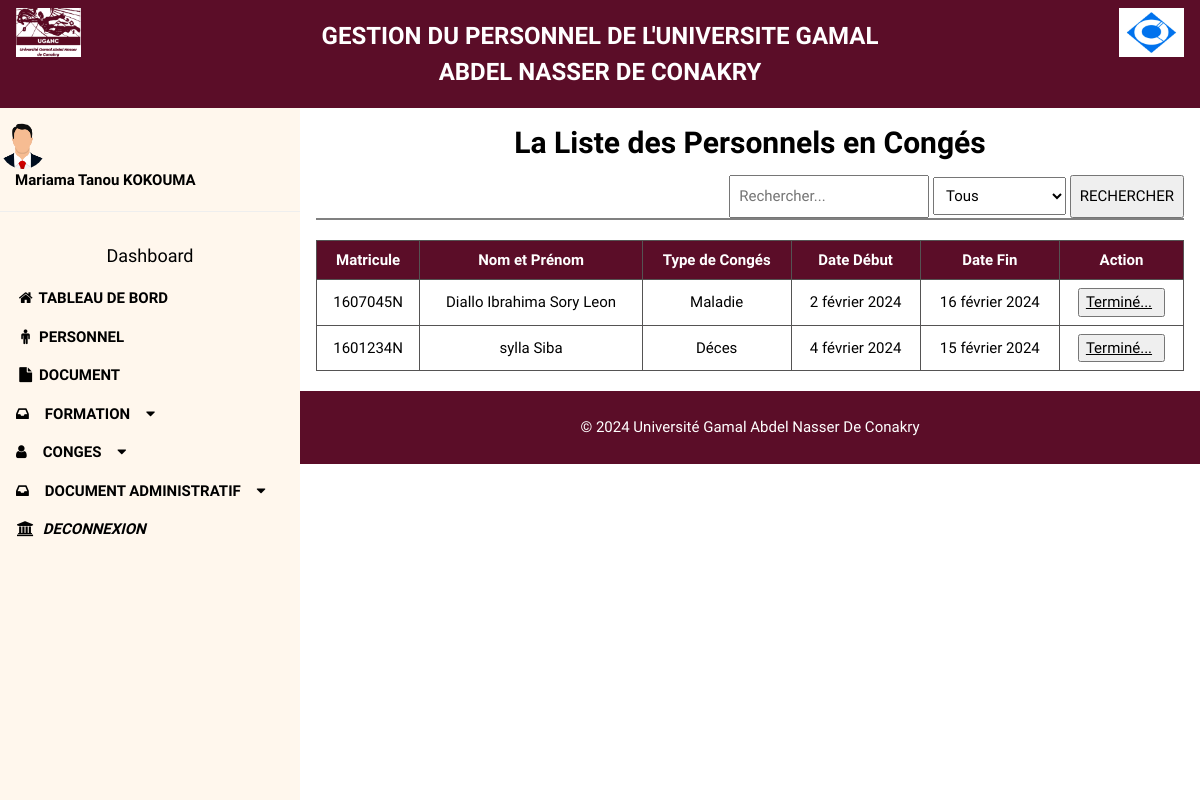
Before: /conge with the older database file.
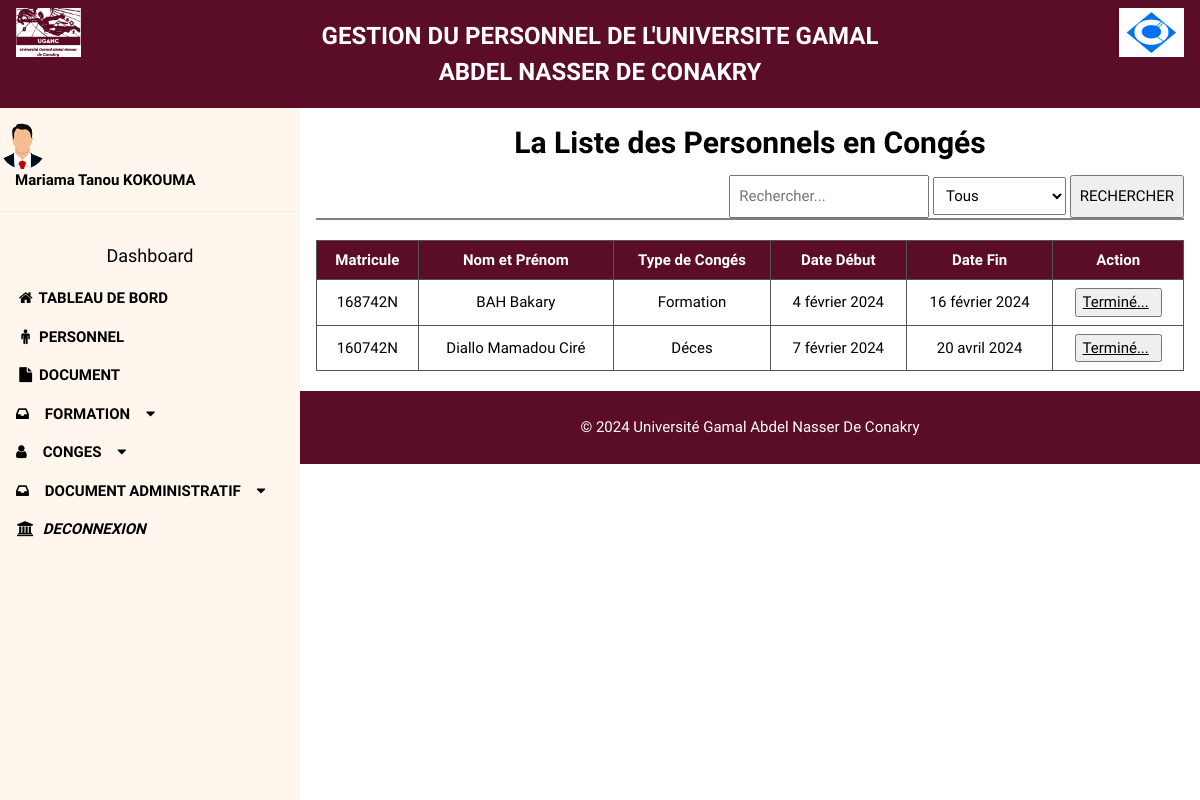
After: the same page with the newer database file.
### Application/models.py (models this page shows, shortened)
class Conge(models.Model):
    personnel = models.ForeignKey(Personnel, on_delete=models.CASCADE)
    typeconges = models.CharField(max_length=50)
    dateDeb = models.DateField()
    dateFin = models.DateField()
    class Meta:
        db_table = 'T_Conge'
        unique_together = ('personnel', 'dateDeb', 'dateFin')

class Personnel(models.Model):
    CHOIX_SEXE = [
        ('M', 'Masculin'),
        ('F', 'Féminin'),
    ]
    CHOIX_HIERARCHIE = [
        ('A1', 'A1'),
        ('A2', 'A2'),
        ('A3', 'A3'),
        ('B1', 'B1'),
        ('B2', 'B2'),
        ('C', 'C'),
        ('CP', 'CP')
    ]
    matricule = models.CharField(max_length=50)
    nom = models.CharField(max_length=50)
    prenom = models.CharField(max_length=50)
    hierarchie = models.CharField(max_length=50, choices=CHOIX_HIERARCHIE, default='CP')
    sexe = models.CharField(max_length=50, choices=CHOIX_SEXE)
    fonction = models.CharField(max_length=80)
    specialite = models.CharField(max_length=81)
    no_acte_affectation = models.CharField(max_length=50)
    grade = models.CharField(max_length=50)
    diplome = models.CharField(max_length=50)
    dateNaissance = models.DateField()
    date_enregistrement = models.DateField()
    statut = models.ForeignKey(Statut, on_delete = models.CASCADE)
    categorie = models.ForeignKey(Categorie, on_delete = models.CASCADE)
    date_affectation = models.DateField()
    telephone = models.CharField(max_length=50)
    class Meta:
        db_table = 'T_Personnel'
        unique_together = ('matricule',)

### Application/views.py (the view)
# urls.py: path('conge', conge, name='conge'),
def conge(request):
    if request.method == "POST":
        search_text = request.POST.get('search_text')
        recherche = request.POST.get('values')
        if recherche == "matricule":
            personnel = Personnel.objects.get(matricule = search_text)
            conge = Conge.objects.filter(personnel = personnel)
        elif recherche == "typeconges":
            conge = Conge.objects.filter(typeconges = search_text)
        else :
            conge = Conge.objects.all()
    else:
        conge = Conge.objects.all()
    context = {
        'conges':conge,
    }
    return render(request, 'src/conges/conge.html', context)

### Application/templates/src/conges/conge.html (shortened to what this page needs)
{% extends 'template.html' %}
{% load static %}
{% block content %}
    <div class="w3-container">
        <h2 style="font-weight: bold; text-align:center; margin-top:20px">La Liste des Personnels en Congés </h2>
        <div class="ContainerRechercher" style="display:flex; flex-direction:column">
            <div>
                <form action="" class="formContainer w3-right" method="POST">
                    <input type="text" name="search_text" placeholder="Rechercher..." class="inputPersonne">
                    <select name="values" id="" class="selectFilter">
                        <option value="tous">Tous</option>
                    </select>
                    <button class="buttonSearchPersonnel">RECHERCHER</button>
                </form>
            </div>
        </div>
        <div style="border-bottom: 2px solid grey;"></div>
            <div style="margin-bottom: 20px;" class="tableContainer">
                <table class="tablePersonnel" id="myTable">
                    <thead>
                        <tr>
                            <th>Matricule</th>
                            <th>Nom et Prénom</th>
                            <th>Type de Congés</th>
                            <th>Date Début</th>
                            <th>Date Fin</th>
                            <th>Action </th>
                        </tr>
                    </thead>
                    <tbody>
                    {% for conge in conges %}
                        <tr>
                            <td> {{conge.personnel.matricule}} </td>
                            <td> {{conge.personnel.nom}} {{conge.personnel.prenom}} </td>
                            <td>{{conge.typeconges}}</td>
                            <td>{{conge.dateDeb}}</td>
                            <td> {{conge.dateFin}} </td>
                            <td style="text-align:center;">
                            <button>
                                <a href="{% url 'conge_terminer' conge.id %}" style="padding-right:5px;" >Terminé...</a>
                            </button>
                            </td>
                        </tr>
                    {% endfor %}
                    </tbody>
                </table>
            </div>
    </div>
{% endblock content %}

### Application/templates/template.html (shortened to what this page needs)
{% load static %}
<!DOCTYPE html>
<html>
<head>
<link rel="stylesheet" href="{% static 'assets/css/w3.css' %}">
<link rel="stylesheet" href="{% static 'assets/css/style.css' %}">
<link rel="stylesheet" href="{% static 'assets/css/font-awesome.min.css' %}">
<link href="{% static 'assets/css/boxicons.min.css' %}" rel='stylesheet'>
<link href="https://cdnjs.cloudflare.com/ajax/libs/font-awesome/4.7.0/css/font-awesome.min.css" rel='stylesheet'>
</head>
<body>
<div class="w3-bar w3-top w3-large" style="z-index:4; background-color : #5b0d28">
  <div style="display: flex;justify-content: space-around;">
    <div class="w3-bar-item"><img  width=25% heigth=30% src="{% static 'assets/images/logo.png' %}" alt="LOGO"> </div>
    <div class="w3-bar-item"><h3 style="text-align:center; color:white; font-weight:bold;">GESTION DU PERSONNEL DE L'UNIVERSITE GAMAL ABDEL NASSER DE CONAKRY </h3>   </div>
    <div class="w3-bar-item"><img  width=25% heigth=30% src="{% static 'assets/images/logoCI.jpeg' %}" alt="LOGO" class="w3-right"> </div>
  </div>
</div>
<nav class="w3-sidebar w3-collapse w3-animate-left" style="z-index:3;width:300px; font-weight:bold; background-color:#fff7ed" id="mySidebar"><br>
  <div class="">
    <div class="">
      <a href="#" >
        <img tilte="Cliquer ici pour voir votre profil" src=" {% static 'assets/images/profil.png' %}" class="w3-circle w3-margin-right" style="width:46px">
      </a>
    </div>
    <div  >
      <span style="padding-left:5%"><strong>Mariama Tanou KOKOUMA</strong></span><br>
    </div>
  </div>
  <hr>
  <div class="w3-container">
    <h5 style="text-align : center;"> Dashboard</h5>
  </div>
  <div class="w3-bar-block menu">
    <a href=" {% url 'dashboard' %} " class="w3-bar-item w3-button w3-padding "><i class="fa fa-home fa-fw"></i> TABLEAU DE BORD</a>
    <a href="{% url 'personnel' %}" class="w3-bar-item w3-button w3-padding"><i class="fa fa-male fa-fw"></i> PERSONNEL</a>
    <a href="{% url 'document' %}" class="w3-bar-item w3-button w3-padding"><i class="fa fa-file fa-fw"></i> DOCUMENT</a>
    <a id="myBtn" onclick="myFunc('Demo1')" class="w3-bar-item w3-button"><i class="fa fa-inbox w3-margin-right"></i>FORMATION<i class="fa fa-caret-down w3-margin-left"></i></a>
    <a id="myBtn" onclick="myFunc('Demo3')" class="w3-bar-item w3-button"><i class="fa fa-user w3-margin-right"></i>CONGES<i class="fa fa-caret-down w3-margin-left"></i></a>
    <a id="myBtn" onclick="myFunc('Demo2')" class="w3-bar-item w3-button"><i class="fa fa-inbox w3-margin-right"></i>DOCUMENT ADMINISTRATIF<i class="fa fa-caret-down w3-margin-left"></i></a>
    <i onclick="OpenModal()" style="width:auto;" class="w3-bar-item w3-button w3-padding"><i class="fa fa-bank fa-fw"></i>  DECONNEXION</i>
  </div>
</nav>
<div class="w3-main" style="margin-left:300px;margin-top:100px;">
{% block content %}{% endblock content %}
<footer>
  <p>&copy; 2024 Université Gamal Abdel Nasser De Conakry</p>
</footer>
</div>
</body>
</html>

### Application/static/assets/css/w3.css (style rules this page uses)
*,*:before,*:after { box-sizing:inherit }
html { -ms-text-size-adjust:100%;-webkit-text-size-adjust:100% }
body { margin:0 }
article,aside,details,figcaption,figure,footer,header,main,menu,nav,section { display:block }
a { background-color:transparent }
b,strong { font-weight:bolder }
img { border-style:none }
hr { box-sizing:content-box;height:0;overflow:visible }
button,input,select,textarea,optgroup { font:inherit;margin:0 }
button,input { overflow:visible }
button,select { text-transform:none }
button,[type=button],[type=reset],[type=submit] { -webkit-appearance:button }
html,body { font-family:Verdana,sans-serif;font-size:15px;line-height:1.5 }
html { overflow-x:hidden }
h2 { font-size:30px }
h3 { font-size:24px }
h5 { font-size:18px }
h1,h2,h3,h4,h5,h6 { font-family:"Segoe UI",Arial,sans-serif;font-weight:400;margin:10px 0 }
hr { border:0;border-top:1px solid #eee;margin:20px 0 }
img { vertical-align:middle }
a { color:inherit }
.w3-btn,.w3-button { border:none;display:inline-block;padding:8px 16px;vertical-align:middle;overflow:hidden;text-decoration:none;color:inherit;background-color:inherit;text-align:center;cursor:pointer;white-space:nowrap }
.w3-btn,.w3-button { -webkit-touch-callout:none;-webkit-user-select:none;-khtml-user-select:none;-moz-user-select:none;-ms-user-select:none;user-select:none }
.w3-sidebar { height:100%;width:200px;background-color:#fff;position:fixed!important;z-index:1;overflow:auto }
.w3-main,#main { transition:margin-left .4s }
.w3-bar { width:100%;overflow:hidden }
.w3-bar .w3-bar-item { padding:8px 16px;float:left;width:auto;border:none;display:block;outline:0 }
.w3-bar-block .w3-bar-item { width:100%;display:block;padding:8px 16px;text-align:left;border:none;white-space:normal;float:none;outline:0 }
.w3-container:after,.w3-container:before,.w3-panel:after,.w3-panel:before,.w3-row:after,.w3-row:before,.w3-row-padding:after,.w3-row-padding:before, .w3-cell-row:before,.w3-cell-row:after,.w3-clear:after,.w3-clear:before,.w3-bar:before,.w3-bar:after { content:"";display:table;clear:both }
@media (min-width:993px) { .w3-sidebar.w3-collapse { display:block!important } }
.w3-top,.w3-bottom { position:fixed;width:100%;z-index:1 }
.w3-top { top:0 }
.w3-circle { border-radius:50% }
.w3-container,.w3-panel { padding:0.01em 16px }
.w3-animate-left { position:relative;animation:animateleft 0.4s }
.w3-large { font-size:18px!important }
.w3-margin-left { margin-left:16px!important }
.w3-margin-right { margin-right:16px!important }
.w3-padding { padding:8px 16px!important }
.w3-right { float:right!important }

### Application/static/assets/css/style.css (style rules this page uses)
.tablePersonnel { border-collapse: collapse; width: auto; margin-bottom: 20px; }
.tablePersonnel th, .tablePersonnel td { border: 1px solid #555353; text-align: center; padding: 8px; }
.tablePersonnel th { background-color: #5b0d28; color:white; }
.inputPersonne { padding: 8px; margin-bottom: 0px; width: 200px; }
.buttonSearchPersonnel { padding: 8px; margin-bottom: 0px; }
.selectFilter { padding: 8px; margin-bottom: 0px; }

Changed rows visible on the page:
removed Conge: personnel.matricule "1607045N", personnel.nom "Diallo", personnel.prenom "Ibrahima Sory Leon", typeconges "Maladie", dateDeb "2 février 2024", dateFin "16 février 2024"
removed Conge: personnel.matricule "1601234N", personnel.nom "sylla", personnel.prenom "Siba", typeconges "Déces", dateDeb "4 février 2024", dateFin "15 février 2024"
added Conge: personnel.matricule "168742N", personnel.nom "BAH", personnel.prenom "Bakary", typeconges "Formation", dateDeb "4 février 2024", dateFin "16 février 2024"
added Conge: personnel.matricule "160742N", personnel.nom "Diallo", personnel.prenom "Mamadou Ciré", typeconges "Déces", dateDeb "7 février 2024", dateFin "20 avril 2024"
